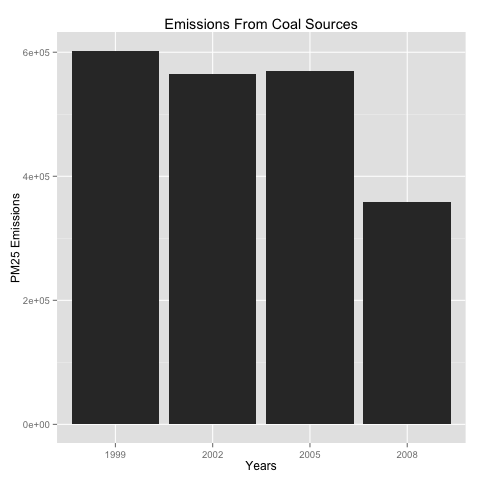

This figure's R source:
# Loading utilities and making sure data exists
source('./load_data.R')
# Question :
#
# Across the United States, how have emissions from coal combustion-related
# sources changed from 1999–2008?

# Matching for coal
coalMatches  <- grepl("coal", NEISCC$Short.Name, ignore.case=TRUE)
# Subsetting data
subsetNEISCC <- NEISCC[coalMatches, ]
# Aggregating
emissions <- aggregate(Emissions ~ year, subsetNEISCC, sum)

library(ggplot2)
png('plot4.png')

g <- ggplot(emissions, aes(factor(year), Emissions))
g <- g +
     geom_bar(stat="identity") +
     xlab("Years") +
     ylab("PM25 Emissions") +
     ggtitle('Emissions From Coal Sources')

print(g)

dev.off()
